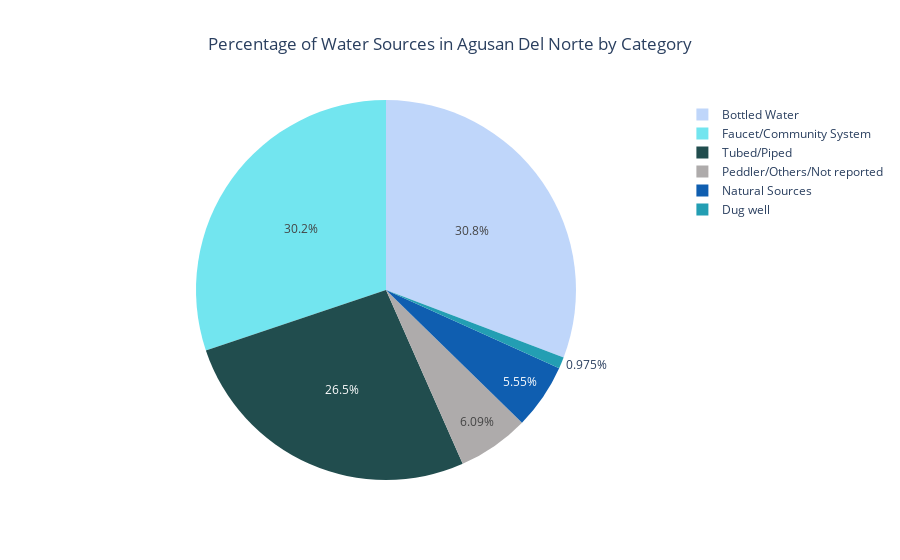

Here is the notebook cell this chart was saved with:
### Markdown cell above
## Pie Charts

### Water Sources by Category

### Code cell
# creating array of water source categories to assign to plotly go.figure labels
water_source_categories = ['Faucet/Community System',
                      'Tubed/Piped',
                      'Dug well',
                      'Bottled Water',
                      'Natural Sources',
                      'Peddler/Others/Not reported']

# lookup values
selected_region = 'REGION XIII (CARAGA)' # replace w/ selected region in dropdown
selected_province = 'AGUSAN DEL NORTE' # replace w/ selected province in dropdown

#selecting dataframe row from selected region and province
water_source_categories_counts = df_source_of_water_categories_by_region_and_province.loc[selected_region, selected_province]

# converting dataframe row of counts to array of water source categories to assign to plotly go.figure values
water_source_categories_counts = water_source_categories_counts.values.flatten()

# fig_water_categories = px.pie(df_source_of_water_categories_by_region_and_province, 
#              values=water_source_categories_counts, names=water_source_categories,
#              title = 'Percentage of Water Source Categories in Province',
#              color = water_source_categories,
#              color_discrete_map = {'Faucet/Community System':'#72e5ef', 
#                                     'Tubed/Piped':'#214d4e', 
#                                     'Dug well':'#239eb3', 
#                                     'Bottled Water':'#bfd6fa', 
#                                     'Natural Sources':'#0f5eb0', 
#                                     'Peddler/Others/Not reported':'#aeabab'})

# creating color map
water_color_map = {'Faucet/Community System':'#72e5ef', 
                        'Tubed/Piped':'#214d4e', 
                        'Dug well':'#239eb3', 
                        'Bottled Water':'#bfd6fa', 
                        'Natural Sources':'#0f5eb0', 
                        'Peddler/Others/Not reported':'#aeabab'}

# converting color map to pd.Series to assign to go.figure colors value
water_color_map = pd.Series(water_color_map)

fig_water_categories = go.Figure(data=[go.Pie(labels=water_source_categories,
                             values=water_source_categories_counts)])

# setting title settings
title={'text':'Percentage of Water Sources in '+selected_province.title()+' by Category',
         'x':0.5,
         'xanchor': 'center',
}

# setting title and colors
fig_water_categories.update_layout(title=title)
fig_water_categories.update_traces(hoverinfo='label+value', 
                                   marker=dict(colors=water_color_map))


fig_water_categories.show()

### Figure 1 — Plotly figure (JSON) as saved in the notebook; plotly's stock layout.template omitted (floating-point values rounded to 4 significant figures)
{"data": [{"hoverinfo": "label+value", "labels": ["Faucet/Community System", "Tubed/Piped", "Dug well", "Bottled Water", "Natural Sources", "Peddler/Others/Not reported"], "marker": {"colors": ["#72e5ef", "#214d4e", "#239eb3", "#bfd6fa", "#0f5eb0", "#aeabab"]}, "type": "pie", "values": [46383, 40699, 1500, 47339, 8533, 9361]}], "layout": {"title": {"text": "Percentage of Water Sources in Agusan Del Norte by Category", "x": 0.5, "xanchor": "center"}}}
